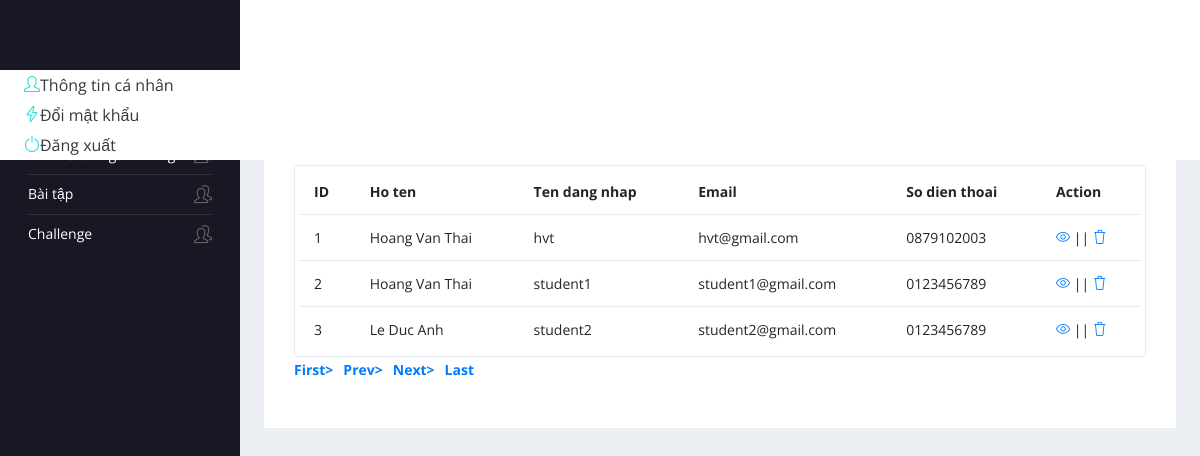
/teacher/manage-students.php (signed in), run on an earlier commit of the app's database.
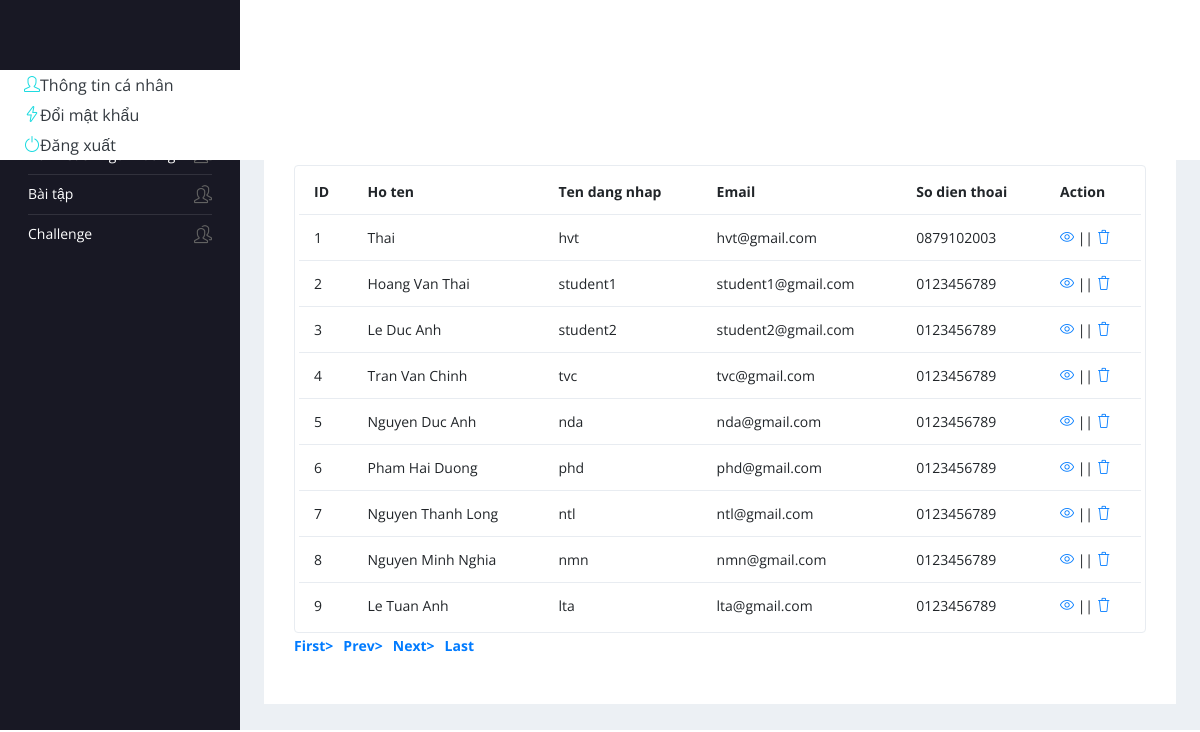
And on a later commit of the database.
### tables this page shows
CREATE TABLE nguoidung(
    id int AUTO_INCREMENT PRIMARY KEY,
    tendangnhap varchar(50),
    hoten varchar(50),
    matkhau varchar(50),
    email varchar(50),
    sodienthoai varchar(50),
    role varchar(50),
    Image varchar(100)
);

### teacher/manage-students.php (the view, shortened to what this page needs)
<?php
include('../includes/dbconnection.php');
if (strlen($_SESSION['id'])==0){
    header("Location: logout.php");
} else {
?>
<!DOCTYPE html>
<html lang="en">
    <head>
        <link rel="stylesheet" href="vendors/simple-line-icons/css/simple-line-icons.css">
        <link rel="stylesheet" href="vendors/flag-icon-css/css/flag-icon.min.css">
        <link rel="stylesheet" href="vendors/css/vendor.bundle.base.css">
        <link rel="stylesheet" href="./css/style.css">
    </head>
    <body>
        <div class="container-scroller">
            <?php include_once('includes/header.php'); ?>
            <div class="container-fluid page-body-wrapper">
                <?php include_once('includes/sidebar.php');?>
                <div class="main-panel">
                    <div class="content-wrapper">
                        <div class="page-header">
                            <h3 class="page-title">Quan ly sinh vien</h3>
                        </div>
                        <div class="row">
                            <div class="col-md-12 grid-margin stretch-card">
                                <div class="card">
                                    <div class="card-body">
                                        <div class="d-sm-flex align-items-center mb-4">
                                            <h4 class="card-title mb-sm-0">Danh sach sinh vien</h4>
                                        </div>
                                        <div class="table-responsive border rounded p-1">
                                            <table class="table">
                                                <thead>
                                                    <tr>
                                                        <th class="font-weight-bold">ID</th>
                                                        <th class="font-weight-bold">Ho ten</th>
                                                        <th class="font-weight-bold">Ten dang nhap</th>
                                                        <th class="font-weight-bold">Email</th>
                                                        <th class="font-weight-bold">So dien thoai</th>
                                                        <th class="font-weight-bold">Action</th>
                                                    </tr>
                                                </thead>
                                                <tbody>
                                                    <?php
                                                    if (isset($_GET['pageno'])){
                                                        $pageno = $_GET['pageno'];
                                                    } else {
                                                        $pageno = 1;
                                                    }
                                                    $no_of_records_per_page = 15;
                                                    $offset = ($pageno-1) * $no_of_records_per_page;
                                                    $ret = "SELECT id FROM nguoidung WHERE role='sinhvien'";
                                                    $query1 = $dbh->prepare($ret);
                                                    $query1->execute();
                                                    $total_rows=$query1->rowCount();
                                                    $total_pages=ceil($total_rows/$no_of_records_per_page);
                                                    $sql ="SELECT * FROM nguoidung WHERE role='sinhvien' LIMIT $offset,$no_of_records_per_page";
                                                    $query=$dbh->prepare($sql);
                                                    $query->execute();
                                                    $results=$query->fetchAll(PDO::FETCH_OBJ);
                                                    if ($query->rowCount()>0){
                                                        foreach ($results as $row) {    ?>
                                                            <tr>
                                                                <td><?php  echo htmlentities($row->id);?></td>
                                                                <td><?php  echo htmlentities($row->hoten);?></td>
                                                                <td><?php  echo htmlentities($row->tendangnhap);?></td>
                                                                <td><?php  echo htmlentities($row->email);?></td>
                                                                <td><?php  echo htmlentities($row->sodienthoai);?></td>
                                                                <td>
                                                                    <div><a href="edit-students.php?editid=<?php echo htmlentities($row->id);?>"><i class="icon-eye"></i></a>
                                                                        || <a href="delete-students.php?delid=<?php echo ($row->id);?>" onclick="return confirm('Do you really want to Delete ?');"> <i class="icon-trash"></i></a>
                                                                    </div>
                                                                </td>
                                                            </tr><?php
                                                        }
                                                    }   ?>
                                                </tbody>
                                            </table>
                                        </div>
                                        <div align="left">
                                            <ul class="pagination">
                                                <li><a href="?pageno=1"><strong>First></strong></a></li>
                                                <li class="<?php if($pageno <= 1){ echo 'disabled'; } ?>">
                                                    <a href="<?php if($pageno <= 1){ echo '#'; } else { echo "?pageno=".($pageno - 1); } ?>"><strong style="padding-left: 10px">Prev></strong></a>
                                                </li>
                                                <li class="<?php if($pageno >= $total_pages){ echo 'disabled'; } ?>">
                                                    <a href="<?php if($pageno >= $total_pages){ echo '#'; } else { echo "?pageno=".($pageno + 1); } ?>"><strong style="padding-left: 10px">Next></strong></a>
                                                </li>
                                                <li><a href="?pageno=<?php echo $total_pages; ?>"><strong style="padding-left: 10px">Last</strong></a></li>
                                            </ul>
                                        </div>
                                    </div>
                                </div>
                            </div>
                        </div>
                    </div>
                </div>
            </div>
    </body>
</html>
<?php } ?>

### teacher/includes/header.php (shortened to what this page needs)
<nav class="navbar default-layout-navbar col-lg-12 col-12 p-0 fixed-top d-flex flex-row">
    <div class="navbar-brand-wrapper d-flex align-items-center">
    </div>
                                <a class="dropdown-item" href="profile.php"><i class="dropdown-item-icon icon-user text-primary"></i>Thông tin cá nhân</a>
                                <a class="dropdown-item" href="change-password.php"><i class="dropdown-item-icon icon-energy text-primary"></i>Đổi mật khẩu</a>
                                <a class="dropdown-item" href="logout.php"><i class="dropdown-item-icon icon-power text-primary"></i>Đăng xuất</a>
                            </div>

### teacher/includes/sidebar.php (shortened to what this page needs)
<nav class="sidebar sidebar-offcanvas" id="sidebar">
          <ul class="nav">
            <li class="nav-item nav-profile">
              <a href="#" class="nav-link">
                <div class="profile-image">
                </div>
              </a>
            </li>
            <li class="nav-item nav-category">
              <span class="nav-link">Dashboard</span>
            </li>
            <li class="nav-item">
              <a class="nav-link" data-toggle="collapse" href="#ui-basic1" aria-expanded="false" aria-controls="ui-basic1">
                <span class="menu-title">Danh sách người dùng</span>
              </a>
            </li>
            <li class="nav-item">
              <a class="nav-link" data-toggle="collapse" href="#auth" aria-expanded="false" aria-controls="auth">
                <span class="menu-title">Bài tập</span>
                <i class="icon-people menu-icon"></i>
              </a>
            </li>
            <li class="nav-item">
              <a class="nav-link" data-toggle="collapse" href="#auth1" aria-expanded="false" aria-controls="auth1">
                <span class="menu-title">Challenge</span>
                <i class="icon-people menu-icon"></i>
              </a>
            </li>
          </ul>
        </nav>

What changed in the data, as far as the page shows it:
changed nguoidung "hvt": hoten "Hoang Van Thai" → "Thai"
now on this page (row edited): nguoidung: id "4", hoten "Tran Van Chinh", tendangnhap "tvc", email "tvc@gmail.com", sodienthoai "0123456789"
now on this page (row edited): nguoidung: id "5", hoten "Nguyen Duc Anh", tendangnhap "nda", email "nda@gmail.com", sodienthoai "0123456789"
added nguoidung: id "6", hoten "Pham Hai Duong", tendangnhap "phd", email "phd@gmail.com", sodienthoai "0123456789"
added nguoidung: id "7", hoten "Nguyen Thanh Long", tendangnhap "ntl", email "ntl@gmail.com", sodienthoai "0123456789"
added nguoidung: id "8", hoten "Nguyen Minh Nghia", tendangnhap "nmn", email "nmn@gmail.com", sodienthoai "0123456789"
added nguoidung: id "9", hoten "Le Tuan Anh", tendangnhap "lta", email "lta@gmail.com", sodienthoai "0123456789"
